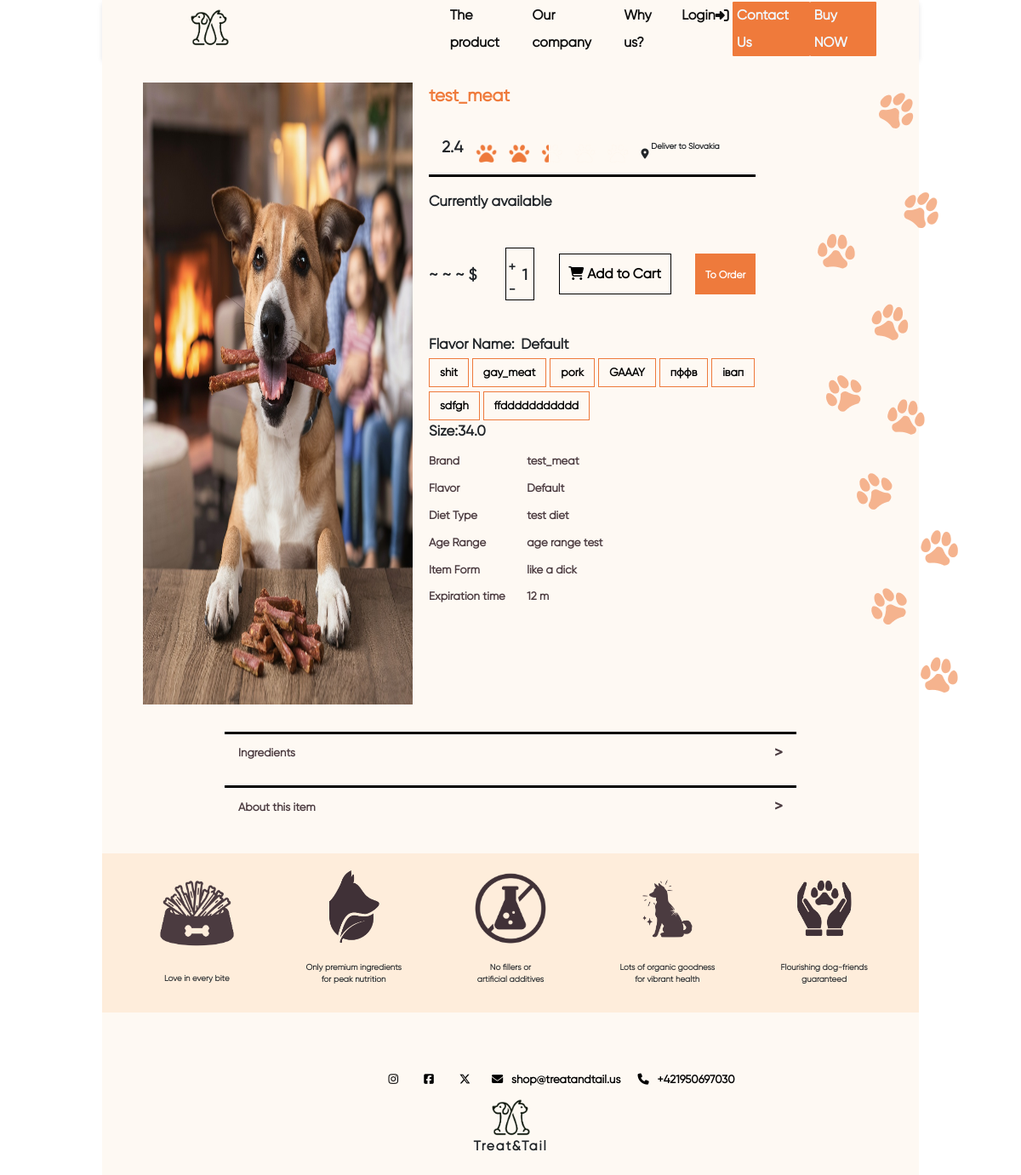
Before: /products/test-meat/ with the older database file.
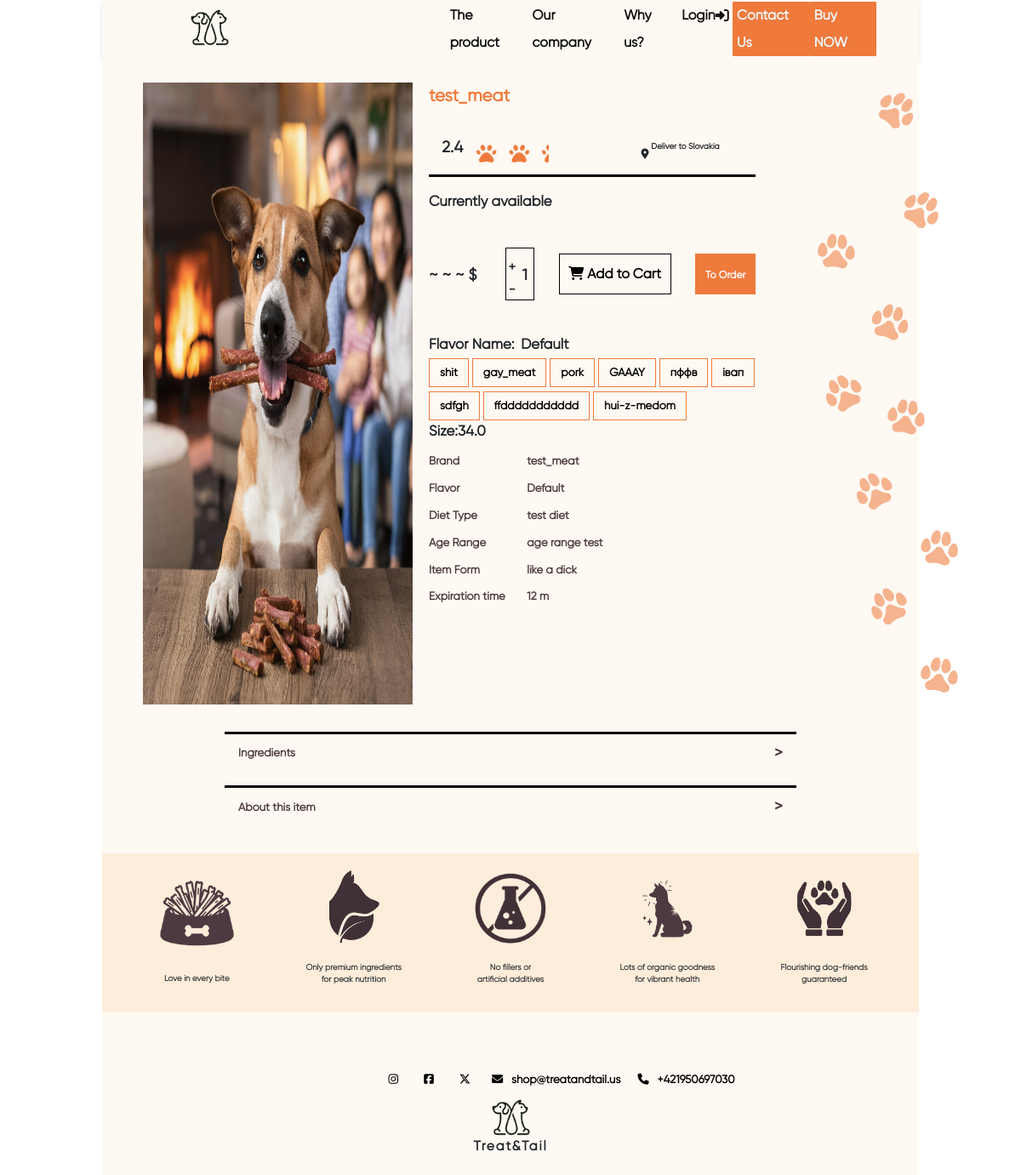
After: the same page with the newer database file.
### shop/models.py (models this page shows, shortened)
class Product(models.Model):
    name = models.CharField(max_length=255, verbose_name="Product Name")
    name_eng = models.CharField(max_length=255, verbose_name="Product Name (English)", blank=True, null=True)
    description = models.TextField(verbose_name="Description", blank=True, null=True)
    ingredients = models.TextField(verbose_name="Ingredients", blank=True, null=True)
    slug = models.SlugField(unique=True)
    article = models.CharField(max_length=50, verbose_name="Article")
    image = models.ImageField(upload_to="products/", verbose_name="Product Image", blank=True, null=True)
    aviable_num = models.IntegerField(verbose_name="Available Quantity", default=0)
    weight = models.FloatField(verbose_name="Weight (kg)", blank=True, null=True)
    sale = models.IntegerField(verbose_name="Discount Percentage", blank=True, null=True)
    diet_type = models.CharField(max_length=100, verbose_name="Diet Type", blank=True, null=True)
    age_range = models.CharField(max_length=100, verbose_name="Age Range", blank=True, null=True)
    item_form = models.CharField(max_length=50, verbose_name="Item Form", blank=True, null=True)
    width = models.FloatField(verbose_name="Width (cm)", blank=True, null=True)
    height = models.FloatField(verbose_name="Height (cm)", blank=True, null=True)
    expiration_months = models.IntegerField(verbose_name="Months to Expiration", blank=True, null=True)
    tags = models.ManyToManyField("Tag", verbose_name="Tags", blank=True)
    created_at = models.DateTimeField(auto_now_add=True, verbose_name="Created At")
    updated_at = models.DateTimeField(auto_now=True, verbose_name="Updated At")
    rating = models.DecimalField(
        max_digits=3,
        decimal_places=1,
        null=True,
        blank=True,
        verbose_name="Rating (0-5)")
    class Meta:
        verbose_name = "Product"
        verbose_name_plural = "Products"

class ProductFlavor(models.Model):
    product = models.ForeignKey(Product, on_delete=models.CASCADE, related_name="flavors", verbose_name="Product")
    flavor_name = models.CharField(max_length=100, verbose_name="Flavor Name")
    price = models.DecimalField(max_digits=10, decimal_places=2, verbose_name="Flavor Price")
    class Meta:
        verbose_name = "Product Flavor"
        verbose_name_plural = "Product Flavors"

### shop/views.py (the view)
# urls.py: path('products/<slug:slug>/', ProductDetailView.as_view(), name='product_detail'),
class ProductDetailView(DetailView):
    model = Product
    template_name = 'shop/pages/buy.html'
    def get_context_data(self, **kwargs):
        context = super().get_context_data(**kwargs)
        product = self.object
        qty = self.kwargs.get('qty', 1)
        try:
            quantity = int(qty)
            if quantity < 1:
                quantity = 1  # Ensure quantity is at least 1
        except ValueError:
            quantity = 1  # Fallback if qty is not an integer
        context['quantity'] = quantity
        rating_percentage = (product.rating / 5) * 100 if product.rating else 0
        context['rating_percentage'] = rating_percentage
        context['flavors'] = product.flavors.all()
        context['in_stock'] = product.aviable_num > 0
        return context

### shop/templates/shop/pages/buy.html (shortened to what this page needs)
{% load static %}
<!DOCTYPE html>
<html lang="en">
<head>
    <link href="https://cdn.jsdelivr.net/npm/bootstrap@5.3.1/dist/css/bootstrap.min.css" rel="stylesheet"
>
    <link rel="stylesheet" href="{% static 'assets/css/general.css' %}">
    <link rel="stylesheet" href="{% static 'assets/css/navbarstyle.css' %}">
    <link rel="stylesheet" href="{% static 'assets/css/footerstyle.css' %}">
    <link rel="stylesheet" href="{% static 'assets/css/infoblockstyle.css' %}">
    <link rel="stylesheet" href="{% static 'assets/css/buy.css' %}">
</head>
<body>
    <div id="Wrapper">
        {% include 'shop/modules/_cap.html' %}
        <div id="ProductSection">
            <div id="ProductPhoto">
                <img src="{{ product.image.url }}" alt="{{ product.name }}">
            </div>
            <div id="UI">
                <div id="ProductTitle">
                    <p>{{ product.name }}</p>
                </div>
                <div id="RateDeliverRow">
                    <div id="RateNumeric">
                        <p>{{ product.rating|default:"4.8" }}</p>
                    </div>
                    <div class="rating_block">
                        <img src="{% static 'assets/img/rating.png' %}" alt="Rating">
                    </div>
                    <div id="DeliverTo">
                        <i class="fa-solid fa-location-dot"></i>
                        <p>Deliver to Slovakia</p>
                    </div>
                </div>
                <div id="Available">
                    {% if product.aviable_num > 0 %}
                        Currently available
                    {% else %}
                        Out of stock
                    {% endif %}
                </div>
                <div id="OrderRow">
                    <div id="Cost">
                        <span id="Num">~~~</span><span>$</span>
                    </div>
                    <div id="QuantBox">
                        <div id="PM">
                            <div id="Plus">
                                <p>+</p>
                            </div>
                            <div id="Minus">
                                <p>-</p>
                            </div>
                        </div>
                        <div id="Quant">{{ quantity }}</div>
                    </div>
                    <button id="addToCart"  value="{{ product.id }}" class="add-to-cart-btn">
                        <span><i class="fa-solid fa-cart-shopping"></i> Add to Cart</span>
                    </button>
                    <button class="to-order" id="ToOrderProduct" value="{{ product.id }}">
                        <span>To Order</span>
                    </button>
                </div>
                <div id="NameSizeVertical">
                    <div id="FlavorName">
                        <span>Flavor Name:</span>
                        <span id="SelectedFlavor" class="Flavor">Default</span>
                    </div>
                    <div id="FlavorBox">
                        {% for flavor in flavors %}
                        <div class="FlavorPicker"
                             data-flavor-id="{{ flavor.id }}"
                             data-flavor-name="{{ flavor.flavor_name }}"
                             data-price="{{ flavor.price }}">
                            {{ flavor.flavor_name }}
                        </div>
                        {% endfor %}
                    </div>
                    <div id="Size">
                        <span>Size:</span>
                        <span id="SizeNum">{{ product.weight }}</span>
                    </div>
                </div>
                <div id="Characteristics">
                    <table>
                        <tr>
                            <td>Brand</td>
                            <td>{{ product.name }}</td>
                        </tr>
                        <tr>
                            <td>Flavor</td>
                            <td id="SelectedFlavorInTable">Default</td>
                        </tr>
                        <tr>
                            <td>Diet Type</td>
                            <td>{{ product.diet_type }}</td>
                        </tr>
                        <tr>
                            <td>Age Range</td>
                            <td>{{ product.age_range }}</td>
                        </tr>
                        <tr>
                            <td>Item Form</td>
                            <td>{{ product.item_form }}</td>
                        </tr>
                        <tr>
                            <td>Expiration time</td>
                            <td>{{ product.expiration_months }} m</td>
                        </tr>
                    </table>
                </div>
            </div>
            <div class="paws_array">
                <img src="{% static 'assets/img/paw_array.png' %}" alt="">
            </div>
        </div>
        <div class="additional-info">
            <div id="toggleSection">
                <div class="toggle-item">
                    <button class="toggle-button">
                        Ingredients
                        <span class="toggle-icon">&gt;</span>
                    </button>
                </div>
                <div class="toggle-item">
                    <button class="toggle-button">
                        About this item
                        <span class="toggle-icon">&gt;</span>
                    </button>
                </div>
            </div>
        </div>
        {% include 'shop/modules/_features.html' %}
        {% include 'shop/modules/_footer.html' %}
    </div>
</body>
</html>

### shop/templates/shop/modules/_cap.html (shortened to what this page needs)
{% load static %}
<!DOCTYPE html>
<html lang="en">
<head>
    <link rel="stylesheet" href="{% static 'assets/css/general.css' %}">
    <link rel="stylesheet" href="{% static 'assets/css/navbarstyle.css' %}">
    <link rel="stylesheet" href="{% static 'assets/css/footerstyle.css' %}">
    <link rel="stylesheet" href="{% static 'assets/css/infoblockstyle.css' %}">
    <link rel="stylesheet" href="{% static 'assets/css/product.css' %}">
</head>
<body>
    {% block content %}
            <div id="Header">
                <div id="LogoTop">
                    <a href="{% url 'home' %}">
                    <img src="{% static 'assets/img/logo.png' %}">
                    </a>
                </div>
                    <nav>
                        <a href="{% url 'product_page' %}">The product</a>
                        <a href="{% url 'our_company' %}">Our company</a>
                        <a href="{% url 'why_us' %}">Why us?</a>
                        {% if user.is_authenticated %}
                            {% if user.is_superuser %}
                                <a href="{% url 'admin:index' %}"><i class="fa-solid fa-user-tie"></i>Admin </a>
                            {% endif %}
                            <form method="POST" action="{% url 'logout' %}" style="display: inline;">
                                {% csrf_token %}
                                <button type="submit" style="background: none; border: none; color: inherit; cursor: pointer;">Logout <i class="fa-solid fa-right-from-bracket"></i> </button>
                            </form>
                        {% else %}
                            <a href="{% url 'auth' %}"> Login<i class="fa-solid fa-right-to-bracket"></i></a>
                        {% endif %}
                        <a href="{% url 'contact_us' %}">Contact Us</a>
                        <a href="{% url 'product_list' %}">Buy NOW</a>
                    </nav>
            </div>
    {% endblock %}
</body>
</html>

### shop/templates/shop/modules/_features.html (shortened to what this page needs)
{% load static %}
<!DOCTYPE html>
<html lang="en">
<head>
    <link rel="stylesheet" href="{% static 'assets/css/general.css' %}">
    <link rel="stylesheet" href="{% static 'assets/css/navbarstyle.css' %}">
    <link rel="stylesheet" href="{% static 'assets/css/footerstyle.css' %}">
    <link rel="stylesheet" href="{% static 'assets/css/infoblockstyle.css' %}">
    <link rel="stylesheet" href="{% static 'assets/css/product.css' %}">
</head>
<body>
        {% block content %}
            <div id="Features">
            <div class="Feature">
                <img src="{% static 'assets/img/product/DogFood.png' %}">
                <p>
                    Love in every bite
                </p>
            </div>
            <div class="Feature">
                <img src="{% static 'assets/img/product/EcoFriendly.png' %}">
                <p>
                    Only premium ingredients
                    for peak nutrition
                </p>
            </div>
            <div class="Feature">
                <img src="{% static 'assets/img/product/NoChems.png' %}">
                <p>
                    No fillers or
                    artificial additives
                </p>
            </div>
            <div class="Feature">
                <img src="{% static 'assets/img/product/SparklingDoggo.png' %}">
                <p>
                    Lots of organic goodness
                    for vibrant health
                </p>
            </div>
            <div class="Feature">
                <img src="{% static 'assets/img/product/Luv.png' %}">
                <p>
                    Flourishing dog-friends
                    guaranteed
                </p>
            </div>
        </div>
        {% endblock %}
</body>
</html>

### shop/templates/shop/modules/_footer.html (shortened to what this page needs)
{% load static %}
<!DOCTYPE html>
<html lang="en">
<head>
    <link rel="stylesheet" href="{% static 'assets/css/general.css' %}">
    <link rel="stylesheet" href="{% static 'assets/css/navbarstyle.css' %}">
    <link rel="stylesheet" href="{% static 'assets/css/footerstyle.css' %}">
    <link rel="stylesheet" href="{% static 'assets/css/infoblockstyle.css' %}">
    <link rel="stylesheet" href="{% static 'assets/css/product.css' %}">
</head>
<body>
    {% block content %}
            <div id="Footer" class="footer-big">
                <div class="footer-text-box">
                    <div class="social_elements" id="Social">
                        <div class="social">
                            <a class="social_links"><i class="social_elements fa-brands fa-instagram"></i></a>
                        </div>
                        <div class="social">
                            <a class="social_links"><i class="social_elements fa-brands fa-square-facebook"></i></a>
                        </div>
                        <div class="social">
                            <a class="social_links"><i class="fa-brands fa-x-twitter"></i></a>
                        </div>
                        <div class="social">
                            <i class="fa-solid fa-envelope"></i>
                            <a href="mailto: shop@treatandtail.us"> shop@treatandtail.us</a>
                        </div>
                        <div class="social">
                            <i class="fa-solid fa-phone"></i>
                            <a href="tel: +421950697030"> +421950697030</a>
                        </div>
                    </div>
                </div>
                <div id="FooterLogo" class="footer">
                    <img src="{% static 'assets/img/logo.png' %}">
                    <p>Treat&Tail</p>
                </div>
            </div>
    {% endblock %}
</body>
</html>

Changed rows visible on the page:
added ProductFlavor: flavor_name "hui-z-medom"
